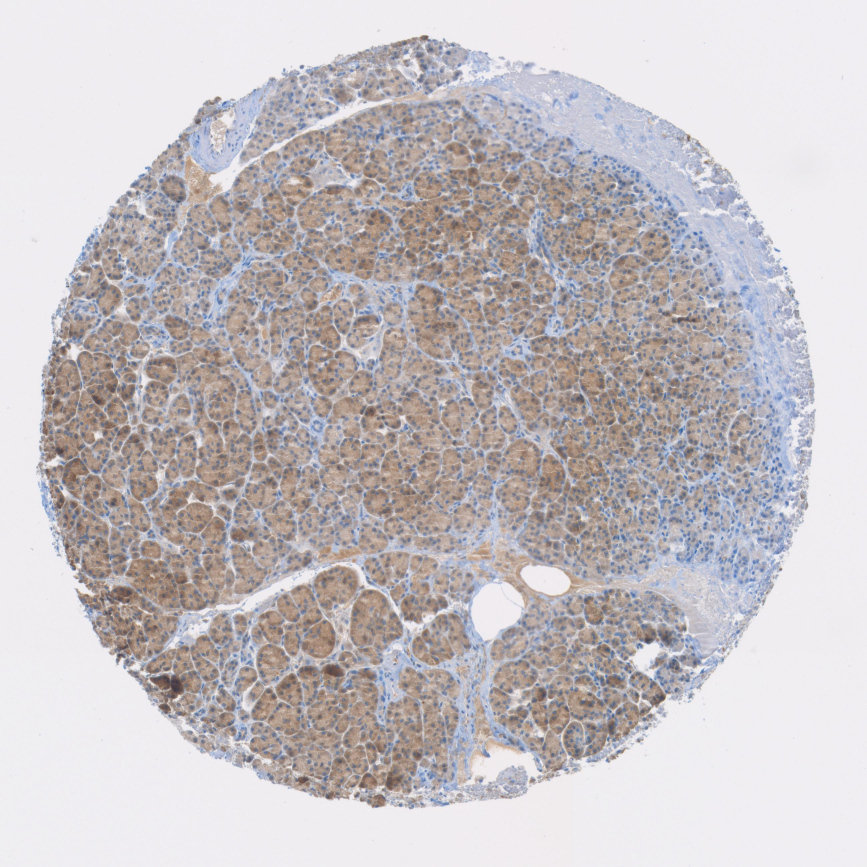
#> input picture examples/demo2/images/HPA001223.jpg, 2600 x 2600 px, found by its file name (shown at 1/3 size); its folder holds only this picture in this run
$ python create_pyramid.py
#> lines starting #> are read from the running program, lines starting #| are printed output that depends on the picture
import os
from PIL import Image


Image.MAX_IMAGE_PIXELS = 10000000000
image_folder = "images"
output_folder = "pyramid"


VALID_EXTENSIONS = {'.jpg', '.jpeg', '.png', '.tif', '.tiff'}
file_list = [f for f in os.listdir(image_folder) if os.path.splitext(f)[1].lower() in VALID_EXTENSIONS]
for file in file_list:
    print(f"Processing {file}...")
    file_without_extension, dest_extension = os.path.splitext(os.path.basename(file))

    image = Image.open(os.path.join(image_folder, file))
#> image is the input picture: PIL image 2600x2600 RGB; mean R, G, B 197.2, 191.8, 195.1
    width = image.width
#> width = 2600
    height = image.height
#> height = 2600

    z_levels = int(max(width / 1024 + (1 if width % 1024 > 0 else 0),
                       height / 1024 + (1 if height % 1024 > 0 else 0)))
#> z_levels = 3
    for i in range(8):
        if z_levels <= pow(2, i):
            z_levels = i
            break
    for curr_z_level in range(1, z_levels + 1, 1):
        z_dim = 1024 * pow(2, (curr_z_level - 1))

        width_tiles = int(width / z_dim) + (1 if width % z_dim > 0 else 0)
        height_tiles = int(height / z_dim) + (1 if height % z_dim > 0 else 0)
        for i in range(width_tiles):
            for j in range(height_tiles):
                x_crop = z_dim * i
                y_crop = z_dim * j
                im_crop = image.crop((x_crop, y_crop, x_crop + z_dim, y_crop + z_dim))
                image_name = file_without_extension + '_z' + str(z_dim) + '_x' + str(x_crop) + '_y' + str(
                    y_crop) + dest_extension
                im_crop.thumbnail((1024, 1024))
                im_crop.save(os.path.join(output_folder, image_name))
#> this loop made 2 passes
#> pass 1, `im_crop.save(os.path.join(output_folder, image_name))`:
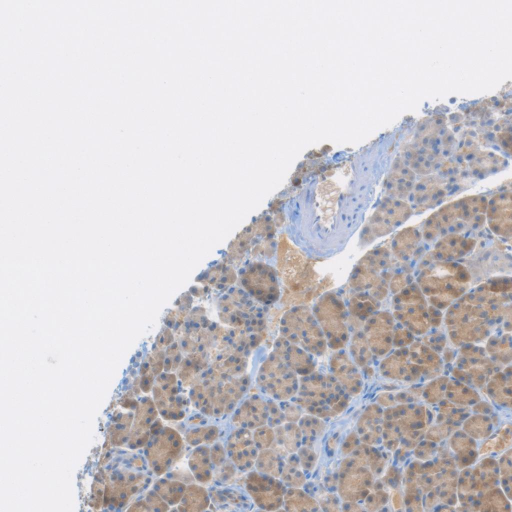
#> saved as HPA001223_z1024_x0_y0.jpg: PIL image 1024x1024 RGB (shown at 1/2 size); mean R, G, B 206, 201.9, 205.8
#> pass 1, `im_crop.save(os.path.join(output_folder, image_name))`:
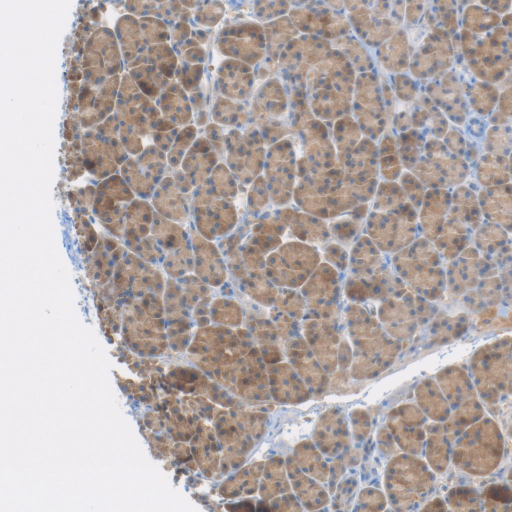
#> saved as HPA001223_z1024_x0_y1024.jpg: PIL image 1024x1024 RGB (shown at 1/2 size); mean R, G, B 179.5, 169.5, 168.8
#> pass 1, `im_crop.save(os.path.join(output_folder, image_name))`:
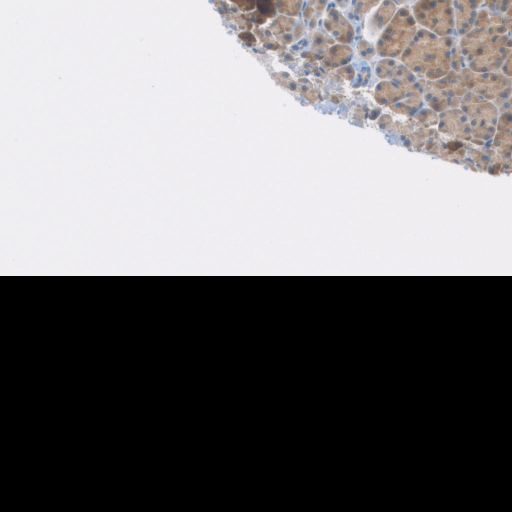
#> saved as HPA001223_z1024_x0_y2048.jpg: PIL image 1024x1024 RGB (shown at 1/2 size); mean R, G, B 118.9, 116.9, 118.3
#> pass 1, `im_crop.save(os.path.join(output_folder, image_name))`:
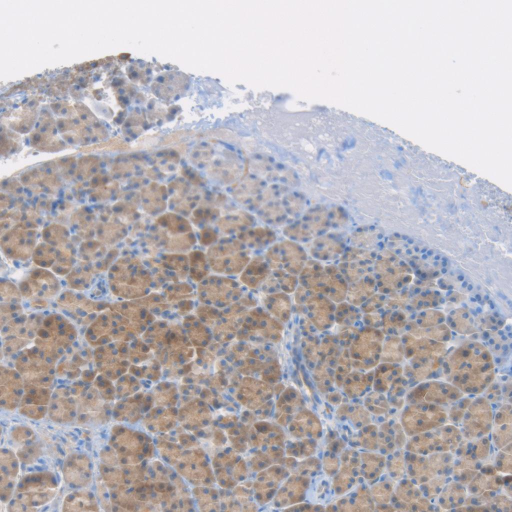
#> saved as HPA001223_z1024_x1024_y0.jpg: PIL image 1024x1024 RGB (shown at 1/2 size); mean R, G, B 184.9, 179.4, 183.7
#> after the loop:
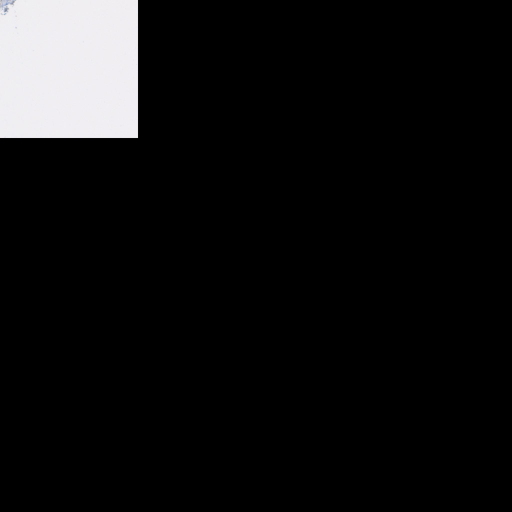
#> im_crop: PIL image 1024x1024 RGB (shown at 1/2 size); mean R, G, B 17.4, 17.3, 17.6

    image.thumbnail((1024, 1024))
#> image: PIL image 1024x1024 RGB
    image.save(os.path.join(output_folder, file_without_extension + "_base" + dest_extension))

$ run again, on examples/demo2/images/protein_bin.png
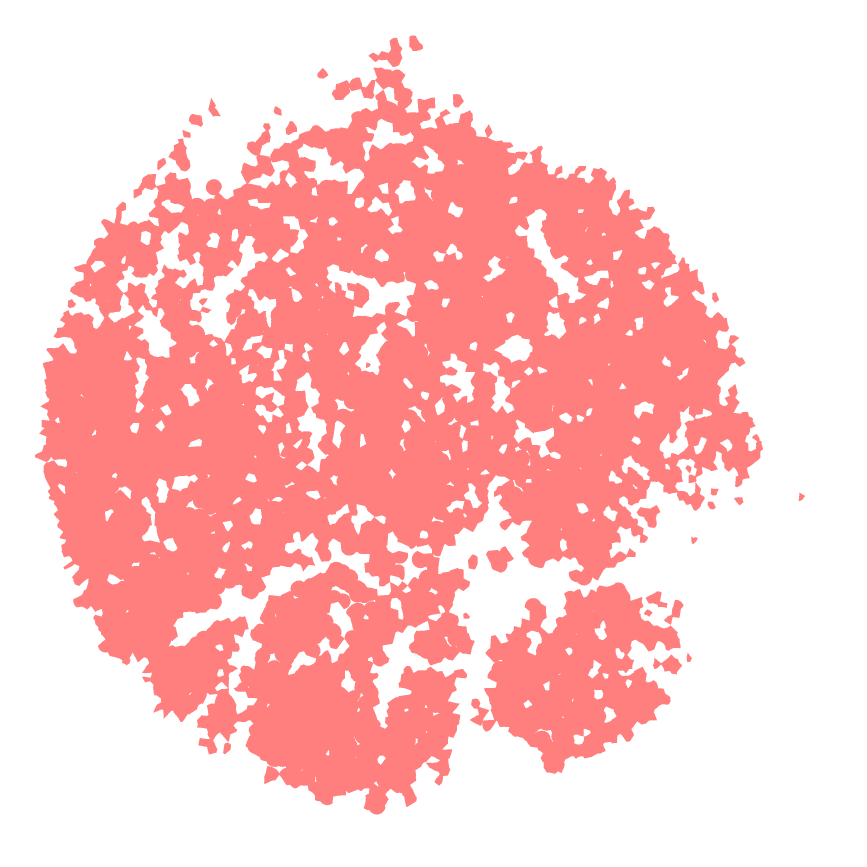
#> input picture examples/demo2/images/protein_bin.png, 2600 x 2600 px, found by its file name (shown at 1/3 size)
#> image is the input picture: PIL image 2600x2600 RGBA; mean R, G, B, A 101.5, 0, 0, 51
#> the loop `for curr_z_level in range(1, z_levels + 1, 1):` made 2 passes
#> pass 1, `im_crop.save(os.path.join(output_folder, image_name))`:
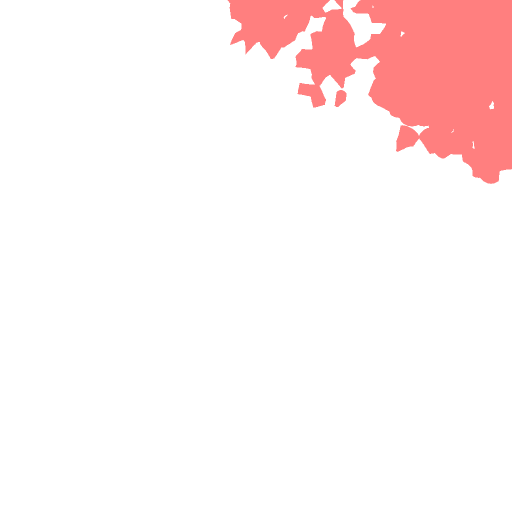
#> saved as protein_bin_z1024_x0_y2048.png: PIL image 1024x1024 RGBA (shown at 1/2 size); mean R, G, B, A 27.7, 0, 0, 13.9; transparent parts drawn white
#> pass 1, `im_crop.save(os.path.join(output_folder, image_name))`:
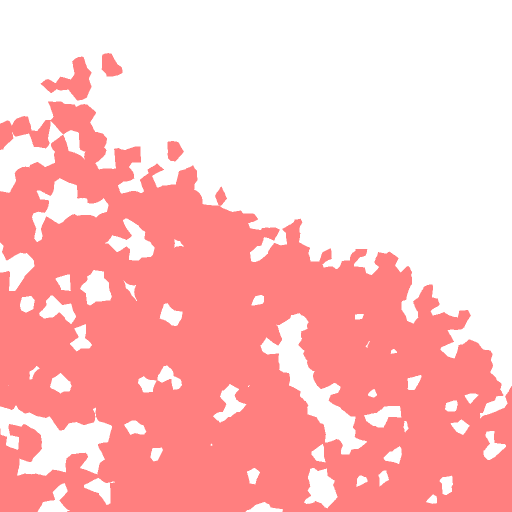
#> saved as protein_bin_z1024_x1024_y0.png: PIL image 1024x1024 RGBA (shown at 1/2 size); mean R, G, B, A 124.4, 0, 0, 62.4; transparent parts drawn white
#> image: PIL image 1024x1024 RGBA

$ run again, on examples/demo2/images/segmentation.png
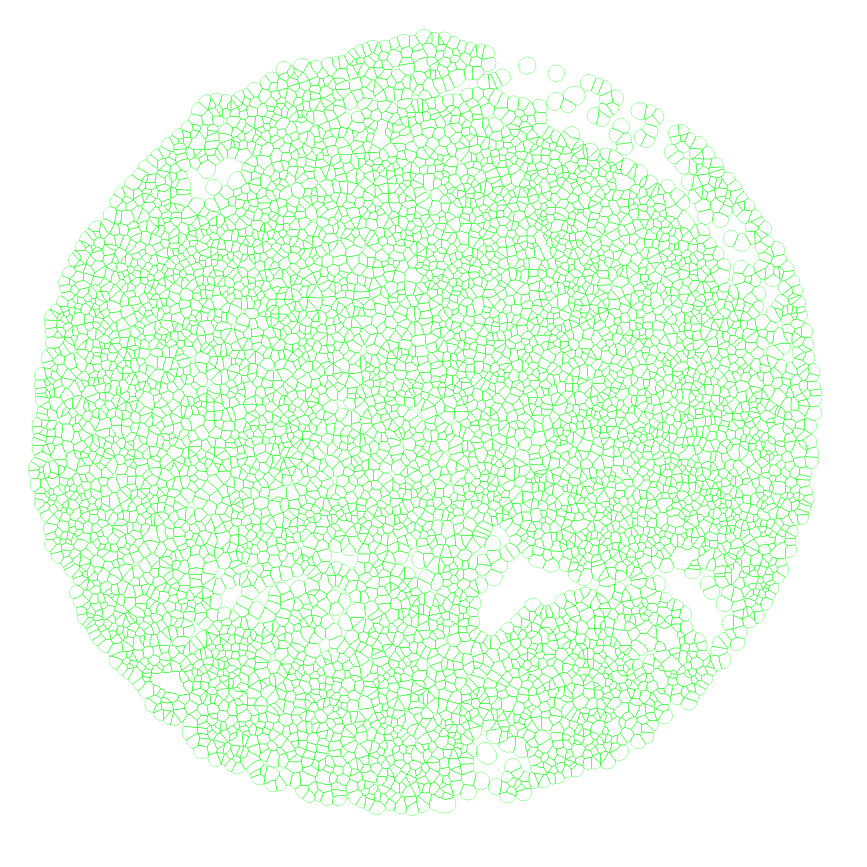
#> input picture examples/demo2/images/segmentation.png, 2600 x 2600 px, found by its file name (shown at 1/3 size)
#> image is the input picture: PIL image 2600x2600 RGBA; mean R, G, B, A 0, 20.9, 0, 20.9
#> the loop `for curr_z_level in range(1, z_levels + 1, 1):` made 2 passes
#> pass 1, `im_crop.save(os.path.join(output_folder, image_name))`:
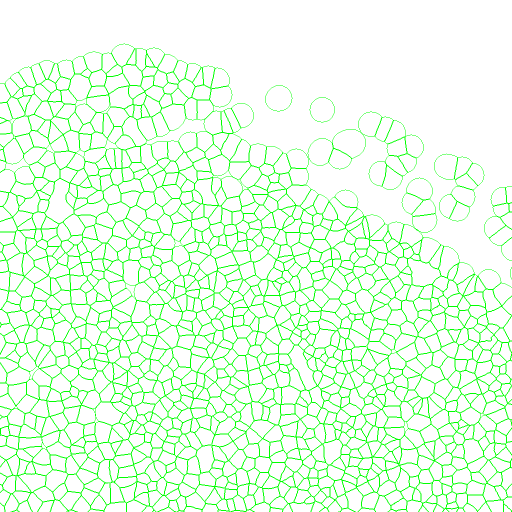
#> saved as segmentation_z1024_x1024_y0.png: PIL image 1024x1024 RGBA (shown at 1/2 size); mean R, G, B, A 0, 26, 0, 26; transparent parts drawn white
#> `image.thumbnail((1024, 1024))`:
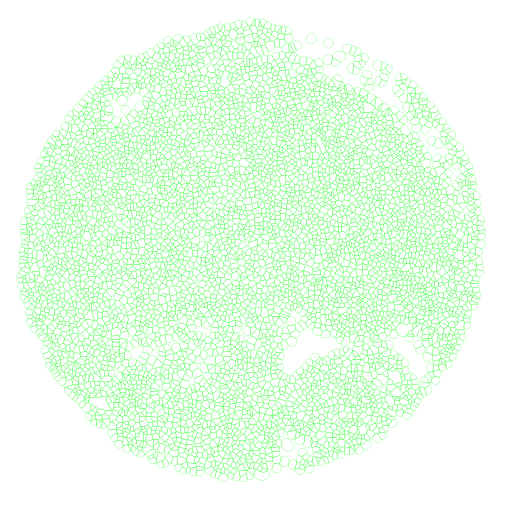
#> image: PIL image 1024x1024 RGBA (shown at 1/2 size); mean R, G, B, A 0, 60.9, 0, 22.2; transparent parts drawn white
